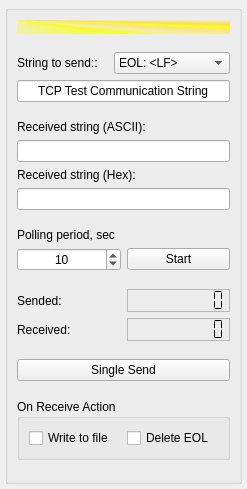
<?xml version="1.0" encoding="UTF-8"?>
<ui version="4.0">
 <class>TcpWorkView</class>
 <widget class="QWidget" name="TcpWorkView">
  <property name="geometry">
   <rect>
    <x>0</x>
    <y>0</y>
    <width>247</width>
    <height>489</height>
   </rect>
  </property>
  <property name="windowTitle">
   <string>Form</string>
  </property>
  <layout class="QVBoxLayout" name="verticalLayout_6">
   <property name="leftMargin">
    <number>5</number>
   </property>
   <property name="topMargin">
    <number>5</number>
   </property>
   <property name="rightMargin">
    <number>5</number>
   </property>
   <property name="bottomMargin">
    <number>5</number>
   </property>
   <item>
    <widget class="QGroupBox" name="groupBox">
     <property name="title">
      <string/>
     </property>
     <layout class="QVBoxLayout" name="verticalLayout_2">
      <item>
       <widget class="QLabel" name="workHeadLabel">
        <property name="styleSheet">
         <string notr="true">background-color: qconicalgradient(cx:0, cy:0, angle:135, stop:0 rgba(255, 255, 0, 69), stop:0.375 rgba(255, 255, 0, 69), stop:0.423533 rgba(251, 255, 0, 145), stop:0.45 rgba(247, 255, 0, 208), stop:0.477581 rgba(255, 244, 71, 130), stop:0.518717 rgba(255, 218, 71, 130), stop:0.55 rgba(255, 255, 0, 255), stop:0.57754 rgba(255, 203, 0, 130), stop:0.625 rgba(255, 255, 0, 69), stop:1 rgba(255, 255, 0, 69));
color: rgb(136, 136, 136);
</string>
        </property>
        <property name="text">
         <string/>
        </property>
        <property name="alignment">
         <set>Qt::AlignCenter</set>
        </property>
       </widget>
      </item>
      <item>
       <spacer name="verticalSpacer">
        <property name="orientation">
         <enum>Qt::Vertical</enum>
        </property>
        <property name="sizeHint" stdset="0">
         <size>
          <width>20</width>
          <height>40</height>
         </size>
        </property>
       </spacer>
      </item>
      <item>
       <layout class="QVBoxLayout" name="verticalLayout">
        <item>
         <layout class="QHBoxLayout" name="horizontalLayout_4">
          <item>
           <widget class="QLabel" name="label_4">
            <property name="text">
             <string>String to send::</string>
            </property>
           </widget>
          </item>
          <item>
           <spacer name="horizontalSpacer">
            <property name="orientation">
             <enum>Qt::Horizontal</enum>
            </property>
            <property name="sizeHint" stdset="0">
             <size>
              <width>40</width>
              <height>20</height>
             </size>
            </property>
           </spacer>
          </item>
          <item>
           <widget class="QComboBox" name="eolCharComboBox">
            <property name="currentIndex">
             <number>0</number>
            </property>
            <property name="sizeAdjustPolicy">
             <enum>QComboBox::AdjustToContentsOnFirstShow</enum>
            </property>
            <item>
             <property name="text">
              <string>EOL: &lt;LF&gt;</string>
             </property>
            </item>
            <item>
             <property name="text">
              <string>EOL: &lt;CR&gt;</string>
             </property>
            </item>
            <item>
             <property name="text">
              <string>EOL: &lt;CR+ LF&gt;</string>
             </property>
            </item>
            <item>
             <property name="text">
              <string>EOL: &lt;LF+ CR&gt;</string>
             </property>
            </item>
            <item>
             <property name="text">
              <string>Don't  Add EOL</string>
             </property>
            </item>
           </widget>
          </item>
         </layout>
        </item>
        <item>
         <widget class="QLineEdit" name="reqLineEdit">
          <property name="text">
           <string>TCP Test Communication String</string>
          </property>
          <property name="alignment">
           <set>Qt::AlignCenter</set>
          </property>
         </widget>
        </item>
       </layout>
      </item>
      <item>
       <spacer name="verticalSpacer_2">
        <property name="orientation">
         <enum>Qt::Vertical</enum>
        </property>
        <property name="sizeHint" stdset="0">
         <size>
          <width>20</width>
          <height>40</height>
         </size>
        </property>
       </spacer>
      </item>
      <item>
       <layout class="QVBoxLayout" name="verticalLayout_3">
        <item>
         <widget class="QLabel" name="label_5">
          <property name="text">
           <string>Received string (ASCII):</string>
          </property>
         </widget>
        </item>
        <item>
         <widget class="QLineEdit" name="respLineEdit">
          <property name="text">
           <string/>
          </property>
          <property name="alignment">
           <set>Qt::AlignCenter</set>
          </property>
          <property name="readOnly">
           <bool>true</bool>
          </property>
         </widget>
        </item>
        <item>
         <widget class="QLabel" name="label_6">
          <property name="text">
           <string>Received string (Hex):</string>
          </property>
         </widget>
        </item>
        <item>
         <widget class="QLineEdit" name="respLineEditHex">
          <property name="text">
           <string/>
          </property>
          <property name="alignment">
           <set>Qt::AlignCenter</set>
          </property>
          <property name="readOnly">
           <bool>true</bool>
          </property>
         </widget>
        </item>
       </layout>
      </item>
      <item>
       <spacer name="verticalSpacer_3">
        <property name="orientation">
         <enum>Qt::Vertical</enum>
        </property>
        <property name="sizeHint" stdset="0">
         <size>
          <width>20</width>
          <height>40</height>
         </size>
        </property>
       </spacer>
      </item>
      <item>
       <layout class="QVBoxLayout" name="verticalLayout_4">
        <item>
         <widget class="QLabel" name="label">
          <property name="text">
           <string>Polling period, sec</string>
          </property>
         </widget>
        </item>
        <item>
         <layout class="QHBoxLayout" name="horizontalLayout">
          <item>
           <widget class="QSpinBox" name="pollPeridSpinbox">
            <property name="alignment">
             <set>Qt::AlignCenter</set>
            </property>
            <property name="minimum">
             <number>1</number>
            </property>
            <property name="maximum">
             <number>60</number>
            </property>
            <property name="value">
             <number>10</number>
            </property>
           </widget>
          </item>
          <item>
           <widget class="QPushButton" name="pollStartButton">
            <property name="text">
             <string>Start</string>
            </property>
           </widget>
          </item>
         </layout>
        </item>
       </layout>
      </item>
      <item>
       <spacer name="verticalSpacer_4">
        <property name="orientation">
         <enum>Qt::Vertical</enum>
        </property>
        <property name="sizeHint" stdset="0">
         <size>
          <width>20</width>
          <height>40</height>
         </size>
        </property>
       </spacer>
      </item>
      <item>
       <layout class="QVBoxLayout" name="verticalLayout_5">
        <item>
         <layout class="QHBoxLayout" name="horizontalLayout_2">
          <item>
           <widget class="QLabel" name="label_2">
            <property name="text">
             <string>Sended:</string>
            </property>
           </widget>
          </item>
          <item>
           <widget class="QLCDNumber" name="txLcdNumber">
            <property name="frameShape">
             <enum>QFrame::StyledPanel</enum>
            </property>
            <property name="frameShadow">
             <enum>QFrame::Plain</enum>
            </property>
            <property name="digitCount">
             <number>9</number>
            </property>
            <property name="segmentStyle">
             <enum>QLCDNumber::Flat</enum>
            </property>
           </widget>
          </item>
         </layout>
        </item>
        <item>
         <layout class="QHBoxLayout" name="horizontalLayout_3">
          <item>
           <widget class="QLabel" name="label_3">
            <property name="text">
             <string>Received:</string>
            </property>
           </widget>
          </item>
          <item>
           <widget class="QLCDNumber" name="rxLcdNumber">
            <property name="frameShape">
             <enum>QFrame::StyledPanel</enum>
            </property>
            <property name="frameShadow">
             <enum>QFrame::Plain</enum>
            </property>
            <property name="digitCount">
             <number>9</number>
            </property>
            <property name="segmentStyle">
             <enum>QLCDNumber::Flat</enum>
            </property>
           </widget>
          </item>
         </layout>
        </item>
       </layout>
      </item>
      <item>
       <spacer name="verticalSpacer_5">
        <property name="orientation">
         <enum>Qt::Vertical</enum>
        </property>
        <property name="sizeHint" stdset="0">
         <size>
          <width>20</width>
          <height>40</height>
         </size>
        </property>
       </spacer>
      </item>
      <item>
       <widget class="QPushButton" name="singleButton">
        <property name="text">
         <string>Single Send</string>
        </property>
       </widget>
      </item>
      <item>
       <spacer name="verticalSpacer_6">
        <property name="orientation">
         <enum>Qt::Vertical</enum>
        </property>
        <property name="sizeHint" stdset="0">
         <size>
          <width>20</width>
          <height>40</height>
         </size>
        </property>
       </spacer>
      </item>
      <item>
       <widget class="QGroupBox" name="groupBox_2">
        <property name="title">
         <string>On Receive Action</string>
        </property>
        <layout class="QHBoxLayout" name="horizontalLayout_5">
         <item>
          <widget class="QCheckBox" name="writeFileCheckBox">
           <property name="text">
            <string>Write to file</string>
           </property>
          </widget>
         </item>
         <item>
          <widget class="QCheckBox" name="deleteEolCheckBox">
           <property name="text">
            <string>Delete EOL</string>
           </property>
          </widget>
         </item>
        </layout>
       </widget>
      </item>
      <item>
       <spacer name="verticalSpacer_7">
        <property name="orientation">
         <enum>Qt::Vertical</enum>
        </property>
        <property name="sizeHint" stdset="0">
         <size>
          <width>20</width>
          <height>40</height>
         </size>
        </property>
       </spacer>
      </item>
     </layout>
    </widget>
   </item>
  </layout>
 </widget>
 <resources/>
 <connections/>
</ui>
